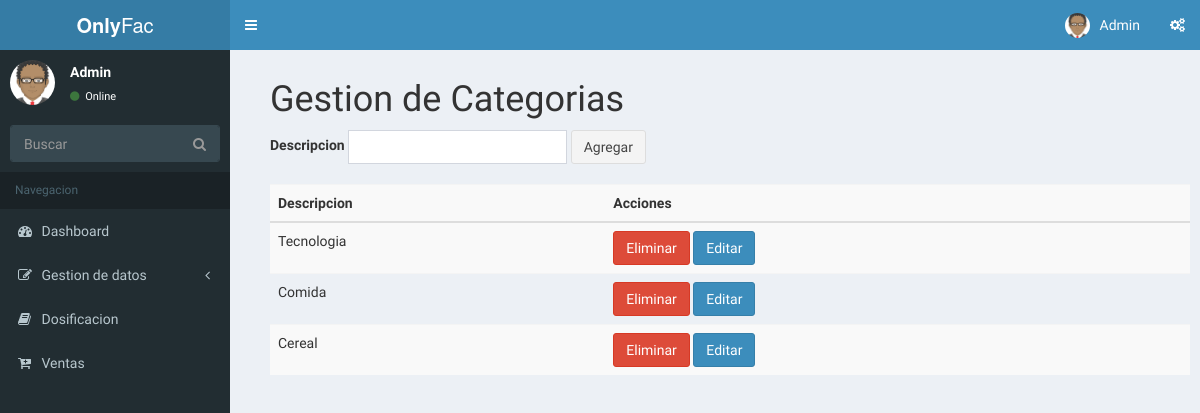
The app's page /index.php/categoria, older data.
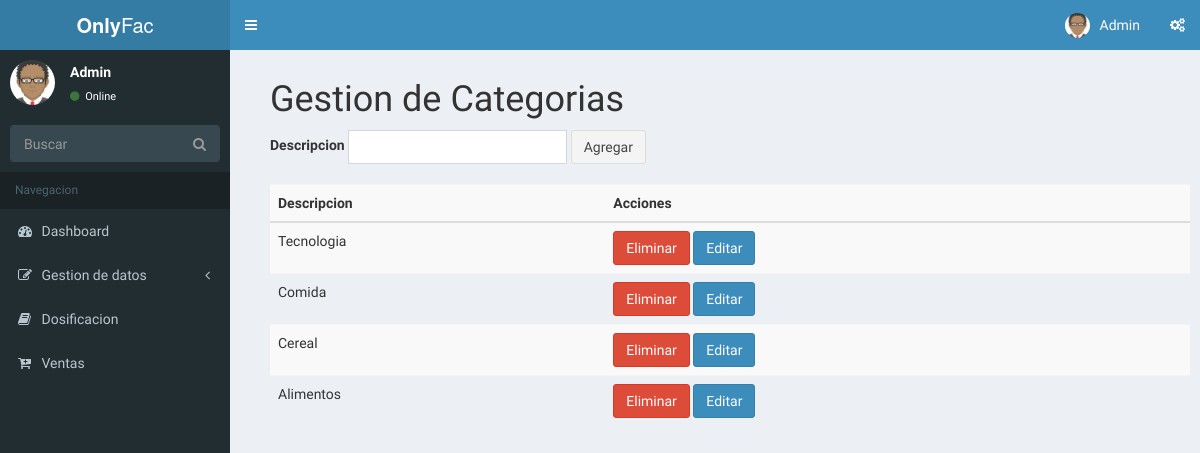
The same page, newer data.
### tables this page shows
CREATE TABLE `categoria` (
  `idCategoria` int(11) NOT NULL AUTO_INCREMENT,
  `descripcion` varchar(25) DEFAULT NULL,
  PRIMARY KEY (`idCategoria`)
);

### application/controllers/categoria.php (called while the page is built, shortened)
<?php
class Categoria extends CI_Controller {
	public function __construct(){
        $this->load->helper('url');
        $this->load->helper('form');
        $this->load->helper('security');
        $this->load->library('form_validation');
        $this->load->library('session');
        $this->load->model('Model_Categoria');
    }
	public function index()
	{
        $data['content'] = "categoria/index";
        $data['select'] = $this->Model_Categoria->select();
        $this->load->view("template", $data);
	}
}

### index.php (called while the page is built, shortened)
<?php
require_once BASEPATH.'core/CodeIgniter.php';

### application/models/model_categoria.php (called while the page is built, shortened)
<?php
Class Model_Categoria extends CI_Model {
    public function select()
    {
        $this->db->select('*');
        $this->db->from('categoria');
        $query = $this->db->get();
        return $query->result();
    }
}

### application/views/categoria/index.php (the view)
<h1>Gestion de Categorias</h1>
<?php if(isset($dataedit)) {echo form_open('categoria/update'."/".$dataedit[0]->idCategoria, 'class="form-inline"');} else { echo form_open('categoria/insert', 'class="form-inline"');} ?>
  <div class="form-group">
    <label for="exampleInputName2">Descripcion</label>
    <input type="text" name="catdescription" class="form-control" id="exampleInputName2" value="<?php if(isset($dataedit)){ echo $dataedit[0]->descripcion;} ?>" />
  </div>
  <button type="submit" class="btn btn-default">
      <?php
        if(isset($dataedit)){
            echo "Actualizar";
        } else {
            echo "Agregar";
        }
      ?>
  </button>
<?php echo form_close(); ?>
<table class="table table-striped" style = "margin: 20px 0px;">
    <theader>
        <th>Descripcion</th>
        <th>Acciones</th>
    </theader>
    <tbody>
        <?php foreach ($select as $value) { ?>
            <tr>
                <td><?php echo $value->descripcion; ?></td>
                <td>
                    <a href="<?php echo base_url('index.php/categoria/delete')."/".$value->idCategoria; ?>" type="button" class="btn btn-danger">Eliminar</a>
                    <a href="<?php echo base_url('index.php/categoria/edit')."/".$value->idCategoria; ?>" type="button" class="btn btn-primary">Editar</a>
                </td>
            </tr>
        <?php } ?>
    </tbody>
</table>

Row changes from the older to the newer data that the page shows:
added categoria: descripcion "Alimentos"
